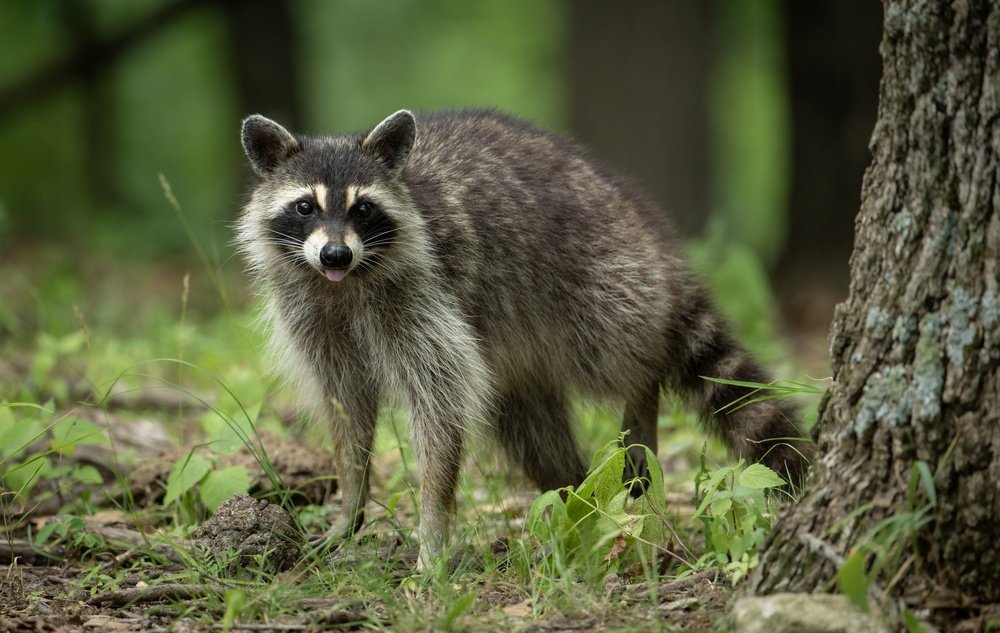
#> input picture mapache.jpg, 1000 x 633 px, shrunk from 2048 x 1297 before the run
$ jupyter execute ejercicio8.ipynb   (older library calls are emulated)
#> lines starting #> are read from the running program, lines starting #| are printed output that depends on the picture; after the words box and inside, x2 and y2 are one past the last pixel; in counts of white or black regions, pixels touching at a corner belong together
[cell 1]
import cv2
import numpy as np
import matplotlib.pyplot as plt

img = cv2.imread('mapache.jpg', cv2.IMREAD_GRAYSCALE)
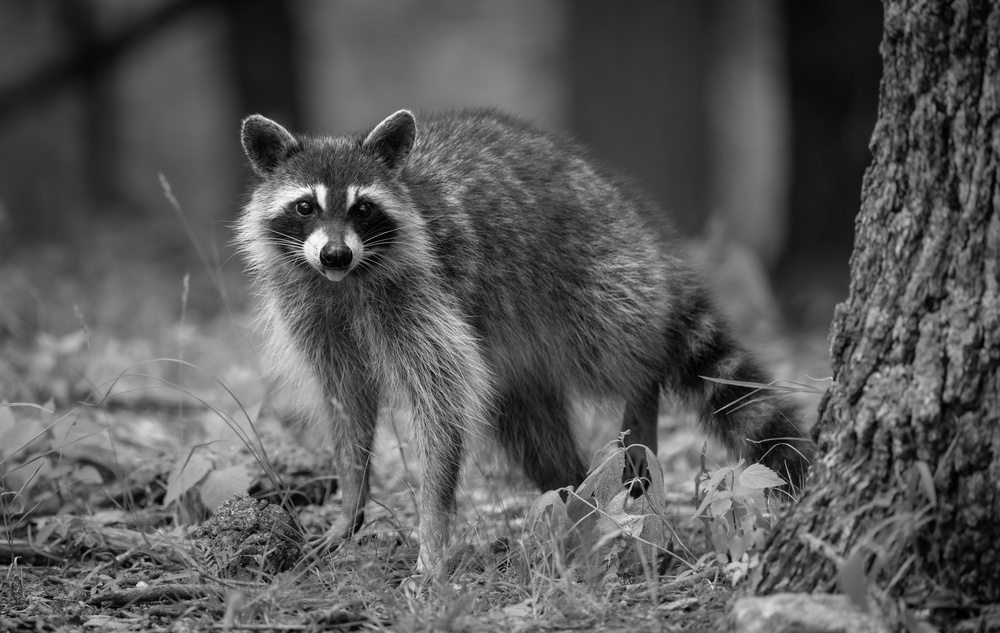
#> img: shape (633, 1000); min 0, max 255, mean 87.9
img_convertida = cv2.cvtColor(img, cv2.COLOR_GRAY2RGB)
plt.imshow(img_convertida)

[cell 2]
sobel_horizontal = cv2.Sobel(img_convertida, cv2.CV_64F, 1, 0, ksize=5)
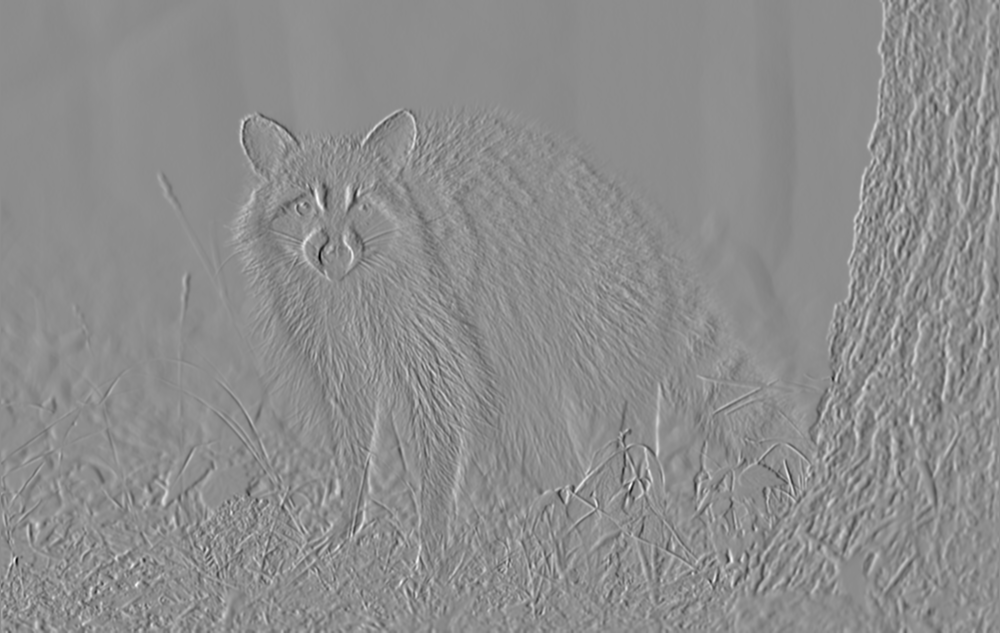
#> sobel_horizontal: shape (633, 1000, 3) float64; min -8910, max 7188, mean -2.4; drawn with min black and max white
plt.imshow(sobel_horizontal)
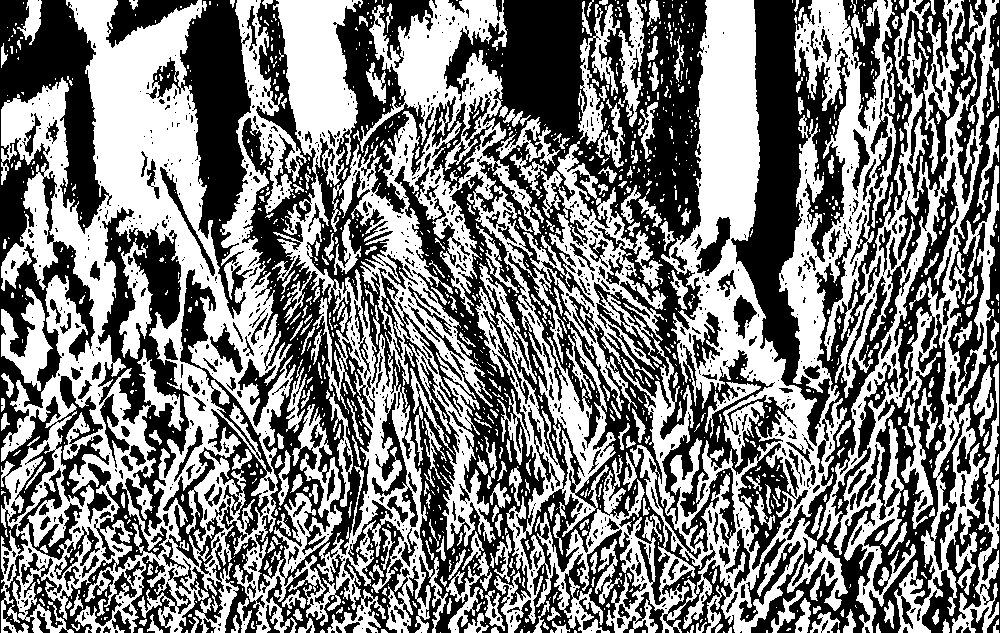
#> shown: shape (633, 1000, 3) float64; values 0 (black) and 1 (white), 49.4% white; 1333 white regions (1010 under 20 px), largest, box (x1, y1, x2, y2) and area: (1, 0, 896, 633) 231617, (817, 0, 999, 633) 23469, (835, 0, 930, 398) 5506
